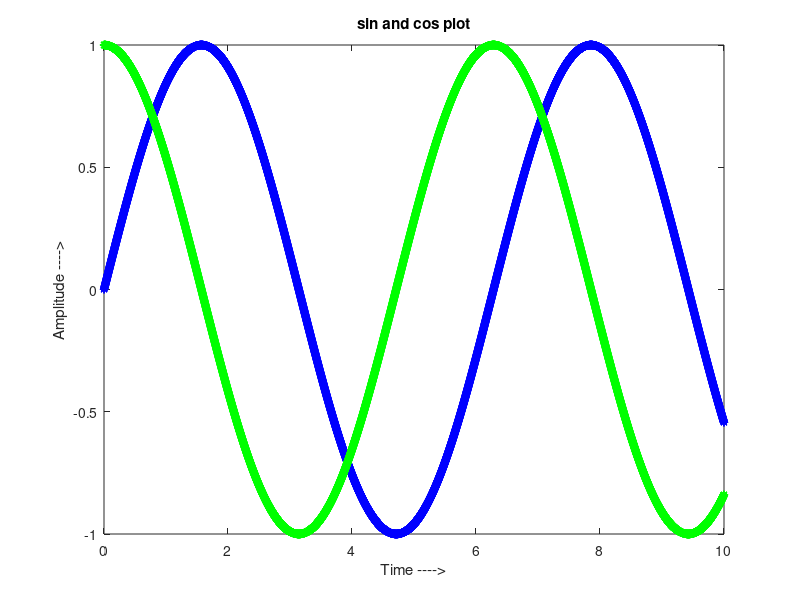

Recreate this plot in MATLAB.
clc;
clear;
close;

t = 0:0.001:10;
y = sin(t);
x = cos(t);
plot(t, y, 'b*', t, x, 'g*');
title("sin and cos plot");
xlabel('Time ---->');
ylabel('Amplitude ---->');